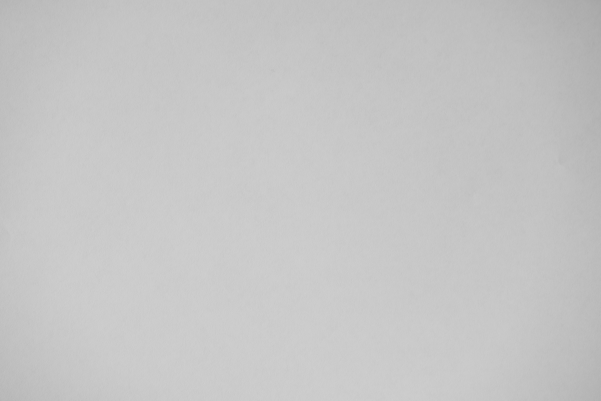
#> input picture S3/SSS/Versuch 2/Protokoll/LaTex_Template/media/meanWhiteImage.png, 601 x 401 px, found by its file name
$ python Versuch2_3b.py
#> lines starting #> are read from the running program, lines starting #| are printed output that depends on the picture; long printed decimals are rounded
# -*- coding: utf-8 -*-

import cv2
import numpy as np

#Einlesen des meanWhiteImages und des InputImages
#Das InputImage ist das Bild welche durch Grauwertkeil - Dunkelbild berechnet wurde
inputImage = cv2.imread('C:/Users/danie/.spyder-py3/subGrayIntImage.png', cv2.IMREAD_GRAYSCALE)
meanWhiteImage = np.float32(cv2.imread('C:/Users/danie/.spyder-py3/meanWhiteImage.png', cv2.IMREAD_GRAYSCALE))
#> meanWhiteImage: shape (401, 601) float32; min 166, max 206, mean 197.4

#Bild normalisieren => Mittelwert 1
meanOfMeanWhiteImage = np.mean(meanWhiteImage)
#> meanOfMeanWhiteImage = 197.4
normalizedImage = meanWhiteImage/meanOfMeanWhiteImage
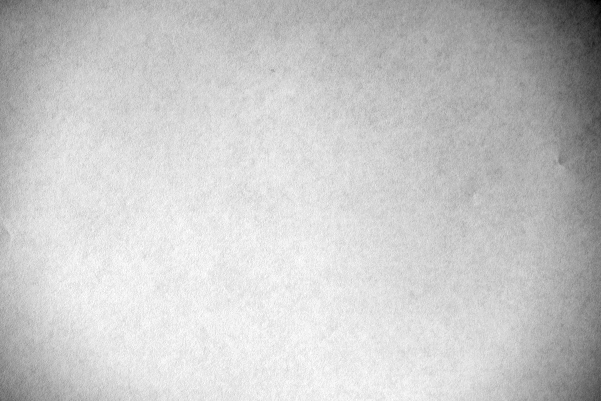
#> normalizedImage: shape (401, 601) float32; min 0.841, max 1.04, mean 1; drawn with min black and max white

print(np.mean(normalizedImage))
#| 1.000

#Das durch Abzug des Dunkelbildes korrigierte Eingangsbild wird
#durch das normierte Weißbild dividiert
#> (the run stopped early here; a loop or call above may not have finished)
